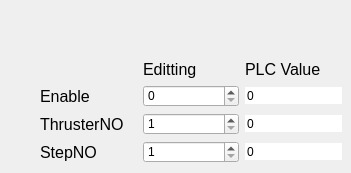
        <widget class="QWidget" name="tab_pointConfig">
         <attribute name="title">
          <string>PointConfig</string>
         </attribute>
         <widget class="QWidget" name="layoutWidget_2">
          <property name="geometry">
           <rect>
            <x>40</x>
            <y>60</y>
            <width>302</width>
            <height>104</height>
           </rect>
          </property>
          <layout class="QGridLayout" name="gridLayout_4">
           <item row="0" column="1">
            <widget class="QLabel" name="label_20">
             <property name="font">
              <font>
               <family>Arial</family>
               <pointsize>12</pointsize>
              </font>
             </property>
             <property name="text">
              <string>Editting</string>
             </property>
            </widget>
           </item>
           <item row="5" column="0">
            <widget class="QLabel" name="label_21">
             <property name="font">
              <font>
               <family>Arial</family>
               <pointsize>12</pointsize>
              </font>
             </property>
             <property name="text">
              <string>StepNO</string>
             </property>
            </widget>
           </item>
           <item row="0" column="2">
            <widget class="QLabel" name="PLC_Value_Label_3">
             <property name="font">
              <font>
               <family>Arial</family>
               <pointsize>12</pointsize>
              </font>
             </property>
             <property name="text">
              <string>PLC Value</string>
             </property>
            </widget>
           </item>
           <item row="4" column="0">
            <widget class="QLabel" name="label_23">
             <property name="font">
              <font>
               <family>Arial</family>
               <pointsize>12</pointsize>
              </font>
             </property>
             <property name="text">
              <string>ThrusterNO</string>
             </property>
            </widget>
           </item>
           <item row="4" column="1">
            <widget class="QSpinBox" name="spinBox_thrusterNOWPC">
             <property name="buttonSymbols">
              <enum>QAbstractSpinBox::UpDownArrows</enum>
             </property>
             <property name="minimum">
              <number>1</number>
             </property>
             <property name="maximum">
              <number>16</number>
             </property>
            </widget>
           </item>
           <item row="5" column="1">
            <widget class="QSpinBox" name="spinBox_stepNO_WPC">
             <property name="buttonSymbols">
              <enum>QAbstractSpinBox::UpDownArrows</enum>
             </property>
             <property name="minimum">
              <number>1</number>
             </property>
             <property name="maximum">
              <number>16</number>
             </property>
            </widget>
           </item>
           <item row="4" column="2">
            <widget class="QSpinBox" name="CV_thrusterNO_WPC">
             <property name="frame">
              <bool>false</bool>
             </property>
             <property name="readOnly">
              <bool>true</bool>
             </property>
             <property name="buttonSymbols">
              <enum>QAbstractSpinBox::NoButtons</enum>
             </property>
            </widget>
           </item>
           <item row="5" column="2">
            <widget class="QSpinBox" name="CV_stepNO_WPC">
             <property name="frame">
              <bool>false</bool>
             </property>
             <property name="readOnly">
              <bool>true</bool>
             </property>
             <property name="buttonSymbols">
              <enum>QAbstractSpinBox::NoButtons</enum>
             </property>
            </widget>
           </item>
           <item row="1" column="0">
            <widget class="QLabel" name="label_139">
             <property name="font">
              <font>
               <family>Arial</family>
               <pointsize>12</pointsize>
              </font>
             </property>
             <property name="text">
              <string>Enable</string>
             </property>
            </widget>
           </item>
           <item row="1" column="1">
            <widget class="QSpinBox" name="spinBox_weldPointEnable">
             <property name="buttonSymbols">
              <enum>QAbstractSpinBox::UpDownArrows</enum>
             </property>
             <property name="minimum">
              <number>0</number>
             </property>
             <property name="maximum">
              <number>1</number>
             </property>
            </widget>
           </item>
           <item row="1" column="2">
            <widget class="QSpinBox" name="CV_weldPointEnable">
             <property name="frame">
              <bool>false</bool>
             </property>
             <property name="readOnly">
              <bool>true</bool>
             </property>
             <property name="buttonSymbols">
              <enum>QAbstractSpinBox::NoButtons</enum>
             </property>
            </widget>
           </item>
          </layout>
         </widget>
        </widget>
